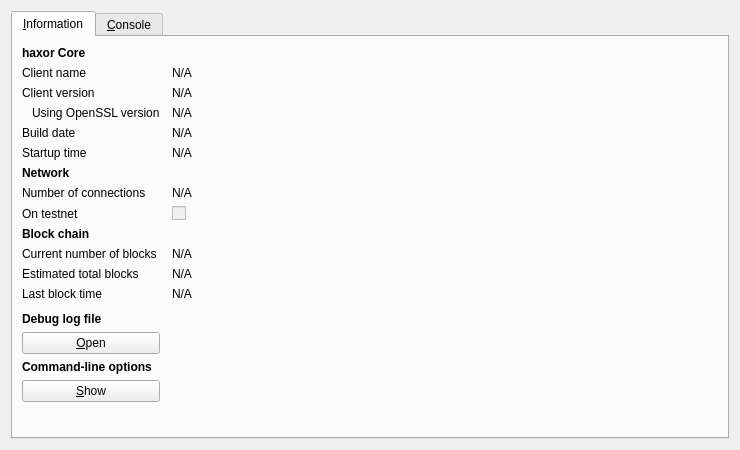
<?xml version="1.0" encoding="UTF-8"?>
<ui version="4.0">
 <class>RPCConsole</class>
 <widget class="QDialog" name="RPCConsole">
  <property name="geometry">
   <rect>
    <x>0</x>
    <y>0</y>
    <width>740</width>
    <height>450</height>
   </rect>
  </property>
  <property name="windowTitle">
   <string>haxor - Debug window</string>
  </property>
  <layout class="QVBoxLayout" name="verticalLayout_2">
   <item>
    <widget class="QTabWidget" name="tabWidget">
     <property name="currentIndex">
      <number>0</number>
     </property>
     <widget class="QWidget" name="tab_info">
      <attribute name="title">
       <string>&amp;Information</string>
      </attribute>
      <layout class="QGridLayout" name="gridLayout" columnstretch="0,1">
       <property name="horizontalSpacing">
        <number>12</number>
       </property>
       <item row="0" column="0">
        <widget class="QLabel" name="label_9">
         <property name="font">
          <font>
           <weight>75</weight>
           <bold>true</bold>
          </font>
         </property>
         <property name="text">
          <string>haxor Core</string>
         </property>
        </widget>
       </item>
       <item row="1" column="0">
        <widget class="QLabel" name="label_5">
         <property name="text">
          <string>Client name</string>
         </property>
        </widget>
       </item>
       <item row="1" column="1">
        <widget class="QLabel" name="clientName">
         <property name="cursor">
          <cursorShape>IBeamCursor</cursorShape>
         </property>
         <property name="text">
          <string>N/A</string>
         </property>
         <property name="textFormat">
          <enum>Qt::PlainText</enum>
         </property>
         <property name="textInteractionFlags">
          <set>Qt::LinksAccessibleByMouse|Qt::TextSelectableByKeyboard|Qt::TextSelectableByMouse</set>
         </property>
        </widget>
       </item>
       <item row="2" column="0">
        <widget class="QLabel" name="label_6">
         <property name="text">
          <string>Client version</string>
         </property>
        </widget>
       </item>
       <item row="2" column="1">
        <widget class="QLabel" name="clientVersion">
         <property name="cursor">
          <cursorShape>IBeamCursor</cursorShape>
         </property>
         <property name="text">
          <string>N/A</string>
         </property>
         <property name="textFormat">
          <enum>Qt::PlainText</enum>
         </property>
         <property name="textInteractionFlags">
          <set>Qt::LinksAccessibleByMouse|Qt::TextSelectableByKeyboard|Qt::TextSelectableByMouse</set>
         </property>
        </widget>
       </item>
       <item row="3" column="0">
        <widget class="QLabel" name="label_14">
         <property name="text">
          <string>Using OpenSSL version</string>
         </property>
         <property name="indent">
          <number>10</number>
         </property>
        </widget>
       </item>
       <item row="3" column="1">
        <widget class="QLabel" name="openSSLVersion">
         <property name="cursor">
          <cursorShape>IBeamCursor</cursorShape>
         </property>
         <property name="text">
          <string>N/A</string>
         </property>
         <property name="textFormat">
          <enum>Qt::PlainText</enum>
         </property>
         <property name="textInteractionFlags">
          <set>Qt::LinksAccessibleByMouse|Qt::TextSelectableByKeyboard|Qt::TextSelectableByMouse</set>
         </property>
        </widget>
       </item>
       <item row="4" column="0">
        <widget class="QLabel" name="label_12">
         <property name="text">
          <string>Build date</string>
         </property>
        </widget>
       </item>
       <item row="4" column="1">
        <widget class="QLabel" name="buildDate">
         <property name="cursor">
          <cursorShape>IBeamCursor</cursorShape>
         </property>
         <property name="text">
          <string>N/A</string>
         </property>
         <property name="textFormat">
          <enum>Qt::PlainText</enum>
         </property>
         <property name="textInteractionFlags">
          <set>Qt::LinksAccessibleByMouse|Qt::TextSelectableByKeyboard|Qt::TextSelectableByMouse</set>
         </property>
        </widget>
       </item>
       <item row="5" column="0">
        <widget class="QLabel" name="label_13">
         <property name="text">
          <string>Startup time</string>
         </property>
        </widget>
       </item>
       <item row="5" column="1">
        <widget class="QLabel" name="startupTime">
         <property name="cursor">
          <cursorShape>IBeamCursor</cursorShape>
         </property>
         <property name="text">
          <string>N/A</string>
         </property>
         <property name="textFormat">
          <enum>Qt::PlainText</enum>
         </property>
         <property name="textInteractionFlags">
          <set>Qt::LinksAccessibleByMouse|Qt::TextSelectableByKeyboard|Qt::TextSelectableByMouse</set>
         </property>
        </widget>
       </item>
       <item row="6" column="0">
        <widget class="QLabel" name="label_11">
         <property name="font">
          <font>
           <weight>75</weight>
           <bold>true</bold>
          </font>
         </property>
         <property name="text">
          <string>Network</string>
         </property>
        </widget>
       </item>
       <item row="7" column="0">
        <widget class="QLabel" name="label_7">
         <property name="text">
          <string>Number of connections</string>
         </property>
        </widget>
       </item>
       <item row="7" column="1">
        <widget class="QLabel" name="numberOfConnections">
         <property name="cursor">
          <cursorShape>IBeamCursor</cursorShape>
         </property>
         <property name="text">
          <string>N/A</string>
         </property>
         <property name="textFormat">
          <enum>Qt::PlainText</enum>
         </property>
         <property name="textInteractionFlags">
          <set>Qt::LinksAccessibleByMouse|Qt::TextSelectableByKeyboard|Qt::TextSelectableByMouse</set>
         </property>
        </widget>
       </item>
       <item row="8" column="0">
        <widget class="QLabel" name="label_8">
         <property name="text">
          <string>On testnet</string>
         </property>
        </widget>
       </item>
       <item row="8" column="1">
        <widget class="QCheckBox" name="isTestNet">
         <property name="enabled">
          <bool>false</bool>
         </property>
         <property name="text">
          <string/>
         </property>
        </widget>
       </item>
       <item row="9" column="0">
        <widget class="QLabel" name="label_10">
         <property name="font">
          <font>
           <weight>75</weight>
           <bold>true</bold>
          </font>
         </property>
         <property name="text">
          <string>Block chain</string>
         </property>
        </widget>
       </item>
       <item row="10" column="0">
        <widget class="QLabel" name="label_3">
         <property name="text">
          <string>Current number of blocks</string>
         </property>
        </widget>
       </item>
       <item row="10" column="1">
        <widget class="QLabel" name="numberOfBlocks">
         <property name="cursor">
          <cursorShape>IBeamCursor</cursorShape>
         </property>
         <property name="text">
          <string>N/A</string>
         </property>
         <property name="textFormat">
          <enum>Qt::PlainText</enum>
         </property>
         <property name="textInteractionFlags">
          <set>Qt::LinksAccessibleByMouse|Qt::TextSelectableByKeyboard|Qt::TextSelectableByMouse</set>
         </property>
        </widget>
       </item>
       <item row="11" column="0">
        <widget class="QLabel" name="label_4">
         <property name="text">
          <string>Estimated total blocks</string>
         </property>
        </widget>
       </item>
       <item row="11" column="1">
        <widget class="QLabel" name="totalBlocks">
         <property name="cursor">
          <cursorShape>IBeamCursor</cursorShape>
         </property>
         <property name="text">
          <string>N/A</string>
         </property>
         <property name="textFormat">
          <enum>Qt::PlainText</enum>
         </property>
         <property name="textInteractionFlags">
          <set>Qt::LinksAccessibleByMouse|Qt::TextSelectableByKeyboard|Qt::TextSelectableByMouse</set>
         </property>
        </widget>
       </item>
       <item row="12" column="0">
        <widget class="QLabel" name="label_2">
         <property name="text">
          <string>Last block time</string>
         </property>
        </widget>
       </item>
       <item row="12" column="1">
        <widget class="QLabel" name="lastBlockTime">
         <property name="cursor">
          <cursorShape>IBeamCursor</cursorShape>
         </property>
         <property name="text">
          <string>N/A</string>
         </property>
         <property name="textFormat">
          <enum>Qt::PlainText</enum>
         </property>
         <property name="textInteractionFlags">
          <set>Qt::LinksAccessibleByMouse|Qt::TextSelectableByKeyboard|Qt::TextSelectableByMouse</set>
         </property>
        </widget>
       </item>
       <item row="13" column="0">
        <spacer name="verticalSpacer_2">
         <property name="orientation">
          <enum>Qt::Vertical</enum>
         </property>
         <property name="sizeHint" stdset="0">
          <size>
           <width>20</width>
           <height>20</height>
          </size>
         </property>
        </spacer>
       </item>
       <item row="14" column="0">
        <widget class="QLabel" name="labelDebugLogfile">
         <property name="font">
          <font>
           <weight>75</weight>
           <bold>true</bold>
          </font>
         </property>
         <property name="text">
          <string>Debug log file</string>
         </property>
        </widget>
       </item>
       <item row="15" column="0">
        <widget class="QPushButton" name="openDebugLogfileButton">
         <property name="toolTip">
          <string>Open the haxor debug log file from the current data directory. This can take a few seconds for large log files.</string>
         </property>
         <property name="text">
          <string>&amp;Open</string>
         </property>
         <property name="autoDefault">
          <bool>false</bool>
         </property>
        </widget>
       </item>
       <item row="16" column="0">
        <widget class="QLabel" name="labelCLOptions">
         <property name="font">
          <font>
           <weight>75</weight>
           <bold>true</bold>
          </font>
         </property>
         <property name="text">
          <string>Command-line options</string>
         </property>
        </widget>
       </item>
       <item row="17" column="0">
        <widget class="QPushButton" name="showCLOptionsButton">
         <property name="toolTip">
          <string>Show the haxor-Qt help message to get a list with possible haxor command-line options.</string>
         </property>
         <property name="text">
          <string>&amp;Show</string>
         </property>
         <property name="autoDefault">
          <bool>false</bool>
         </property>
        </widget>
       </item>
       <item row="18" column="0">
        <spacer name="verticalSpacer">
         <property name="orientation">
          <enum>Qt::Vertical</enum>
         </property>
         <property name="sizeHint" stdset="0">
          <size>
           <width>20</width>
           <height>40</height>
          </size>
         </property>
        </spacer>
       </item>
      </layout>
     </widget>
     <widget class="QWidget" name="tab_console">
      <attribute name="title">
       <string>&amp;Console</string>
      </attribute>
      <layout class="QVBoxLayout" name="verticalLayout_3">
       <property name="spacing">
        <number>3</number>
       </property>
       <item>
        <widget class="QTextEdit" name="messagesWidget">
         <property name="minimumSize">
          <size>
           <width>0</width>
           <height>100</height>
          </size>
         </property>
         <property name="readOnly">
          <bool>true</bool>
         </property>
         <property name="tabKeyNavigation" stdset="0">
          <bool>false</bool>
         </property>
         <property name="columnCount" stdset="0">
          <number>2</number>
         </property>
        </widget>
       </item>
       <item>
        <layout class="QHBoxLayout" name="horizontalLayout">
         <property name="spacing">
          <number>3</number>
         </property>
         <item>
          <widget class="QLabel" name="label">
           <property name="text">
            <string notr="true">&gt;</string>
           </property>
          </widget>
         </item>
         <item>
          <widget class="QLineEdit" name="lineEdit"/>
         </item>
         <item>
          <widget class="QPushButton" name="clearButton">
           <property name="maximumSize">
            <size>
             <width>24</width>
             <height>24</height>
            </size>
           </property>
           <property name="toolTip">
            <string>Clear console</string>
           </property>
           <property name="text">
            <string/>
           </property>
           <property name="icon">
            <iconset resource="../bitcoin.qrc">
             <normaloff>:/icons/remove</normaloff>:/icons/remove</iconset>
           </property>
           <property name="shortcut">
            <string notr="true">Ctrl+L</string>
           </property>
           <property name="autoDefault">
            <bool>false</bool>
           </property>
          </widget>
         </item>
        </layout>
       </item>
      </layout>
     </widget>
    </widget>
   </item>
  </layout>
 </widget>
 <resources>
  <include location="../bitcoin.qrc"/>
 </resources>
 <connections/>
</ui>
